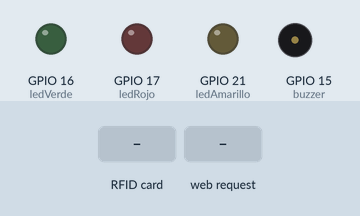
Bench run of a sketch on a simulated ESP32. On the bench: output pins drawn as LEDs (lit = HIGH), buzzer (waves = sounding). The inputs (shaded band) are chosen by the test bench. WiFi joins after 1.5 s; servers stay silent unless stated; uploads are accepted with an empty reply; random numbers use the default seed unless the sketch sets one; what the sketch prints to the serial monitor is not drawn.

Above: at 2.8 s.
2.9 s: RFID card A1 B2 C3 D4 held to the reader
At 3.18 s:
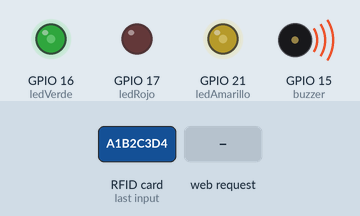
At 5.68 s:
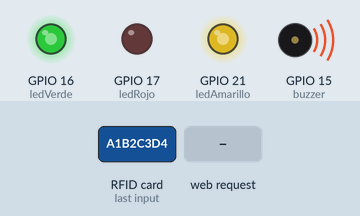
5.9 s: HTTP request GET /modo?m=1 received
At 6.4 s:
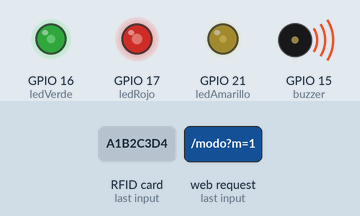
8.9 s: RFID card 55 66 77 88 held to the reader
10.6 s: HTTP request GET /modo?m=0 received
At 10.9 s:
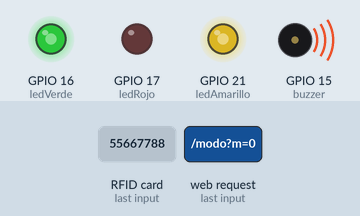
13.6 s: RFID card 49 0A A9 00 held to the reader
16.6 s: HTTP request GET /vol?v=1 received
Timing chart, 0 to 24.1 s (numbered marks = the images above; inputs shaded):
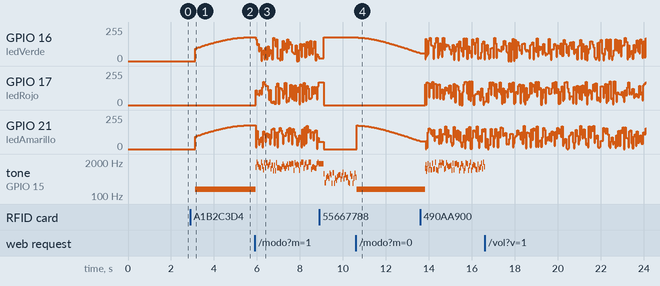

Measured:
- after the input at 2.9 s, GPIO 16 (ledVerde), GPIO 21 (ledAmarillo): rises from 0/255 to 178/255 in 2.4 s, then falls to 177/255 in 0.41 s; tone on GPIO 15 (buzzer): silent → 180 Hz after 0.22 s
- after the input at 5.9 s, tone on GPIO 15 (buzzer): plays 1258 Hz for 0.05 s, 1978 Hz for 0.05 s, 1665 Hz for 0.05 s, 1303 Hz for 0.05 s, 1212 Hz for 0.05 s, 1957 Hz for 0.05 s … (59 notes in this stretch), starting at once
- after the input at 10.6 s, GPIO 16 (ledVerde): moves from 179/255 to 60/255 over 2.9 s, starting after 0.05 s
- after the input at 13.6 s, tone on GPIO 15 (buzzer): plays 1145 Hz for 0.03 s, 1556 Hz for 0.03 s, 904 Hz for 0.03 s, 1112 Hz for 0.04 s, 1681 Hz for 0.05 s, 999 Hz for 0.05 s … (57 notes in this stretch), starting after 0.22 s

The sketch:

RDF1.ino
```cpp
#include <math.h>
#include <WiFi.h>
#include <WebServer.h>
#include <SPI.h>
#include <MFRC522.h>
#include <HTTPClient.h>
#include <Arduino.h>

// ===== WIFI =====
const char* ssid = "WIFI";
const char* password = "PASSWORD";

// ===== GOOGLE SHEETS =====
String url = "url googlesheets";

// ===== RFID =====
#define SS_PIN 5
#define RST_PIN 4
MFRC522 rfid(SS_PIN, RST_PIN);

// ===== SERVER =====
WebServer server(80);

// ===== PINES =====
const int ledRojo = 17;
const int ledAmarillo = 21;
const int ledVerde = 16;
const int buzzer = 15;

// ===== PWM =====
const int freqLED = 5000;
const int resLED = 8;
const int freqBuzz = 2000;
const int resBuzz = 8;

// ===== VARIABLES =====
int modoActivo = -1;
String uidActivo = "";
String ultimoUID = "Ninguno";

uint8_t brillo = 180;
uint8_t volumen = 180;

unsigned long tTick = 0;
unsigned long tFx = 0;
unsigned long ultimoScan = 0;

// ===== UID TARJETAS =====
byte tarjetaSueno[] = {0xA1,0xB2,0xC3,0xD4};
byte tarjetaFiesta[] = {0x49,0x0A,0xA9,0x00};
byte tarjetaNaturaleza[] = {0x55,0x66,0x77,0x88};
byte tarjetaAlarma[] = {0xE2,0xFA,0x17,0x05};

// ===== SETUP =====
void setup() {
  Serial.begin(115200);

  WiFi.begin(ssid, password);
  while (WiFi.status() != WL_CONNECTED) delay(400);

  Serial.println("IP:");
  Serial.println(WiFi.localIP());

  SPI.begin();
  rfid.PCD_Init();

  ledcAttach(ledRojo, freqLED, resLED);
  ledcAttach(ledAmarillo, freqLED, resLED);
  ledcAttach(ledVerde, freqLED, resLED);
  ledcAttach(buzzer, freqBuzz, resBuzz);

  server.on("/", paginaWeb);

  server.on("/modo", [](){
    if (server.hasArg("m")) {
      modoActivo = server.arg("m").toInt();
      uidActivo = "WEB";
    }
    server.send(200, "text/plain", "ok");
  });

  server.on("/vol", [](){
    if (server.hasArg("v")) volumen = constrain(server.arg("v").toInt(),0,255);
    server.send(200, "text/plain", "ok");
  });

  server.on("/brillo", [](){
    if (server.hasArg("b")) brillo = constrain(server.arg("b").toInt(),0,255);
    server.send(200, "text/plain", "ok");
  });

  server.begin();
}

// ===== LOOP =====
void loop() {
  server.handleClient();
  ejecutarModo();
  leerRFID();
}

// ===== RFID =====
void leerRFID() {

  if (millis() - ultimoScan < 300) return;

  if (rfid.PICC_IsNewCardPresent() && rfid.PICC_ReadCardSerial()) {

    ultimoScan = millis();

    String uidStr = "";
    for (byte i = 0; i < rfid.uid.size; i++) {
      uidStr += String(rfid.uid.uidByte[i], HEX);
    }

    ultimoUID = uidStr;

    procesarTarjeta(uidStr, rfid.uid.uidByte);

    rfid.PICC_HaltA();
  }
}

// ===== TOGGLE =====
void procesarTarjeta(String uidStr, byte *uidBytes) {

  int modoDetectado = -1;

  if (compararUID(uidBytes, tarjetaSueno)) modoDetectado = 0;
  else if (compararUID(uidBytes, tarjetaFiesta)) modoDetectado = 1;
  else if (compararUID(uidBytes, tarjetaNaturaleza)) modoDetectado = 2;
  else if (compararUID(uidBytes, tarjetaAlarma)) modoDetectado = 3;

  if (modoDetectado == -1) return;

  if (modoActivo == modoDetectado && uidActivo == uidStr) {

    enviarDatos(uidStr, String(modoDetectado), "Apagado");

    modoActivo = -1;
    uidActivo = "";

  } else {

    modoActivo = modoDetectado;
    uidActivo = uidStr;

    enviarDatos(uidStr, String(modoActivo), "Encendido");
  }
}

// ===== MODOS =====
void ejecutarModo() {

  if (millis() - tTick < 30) return;
  tTick = millis();

  if (modoActivo == -1) {
    ledcWrite(ledRojo, 0);
    ledcWrite(ledAmarillo, 0);
    ledcWrite(ledVerde, 0);
    ledcWrite(buzzer, 0);
    return;
  }

  auto setLEDs = [&](uint8_t r, uint8_t a, uint8_t v){
    ledcWrite(ledRojo, (r * brillo) / 255);
    ledcWrite(ledAmarillo, (a * brillo) / 255);
    ledcWrite(ledVerde, (v * brillo) / 255);
  };

  switch (modoActivo) {

    case 0: {
      static float fase = 0;
      fase += 0.03;
      if (fase > 6.28) fase = 0;

      uint8_t wave = (sin(fase)*0.5 + 0.5)*255;
      setLEDs(0, wave, wave);

      ledcWriteTone(buzzer, 180);
      ledcWrite(buzzer, volumen/3);
      break;
    }

    case 1:
      setLEDs(random(0,255), random(0,255), random(0,255));
      ledcWriteTone(buzzer, random(900,2000));
      ledcWrite(buzzer, volumen);
      break;

    case 2:
      setLEDs(0,0,255);
      if (millis() - tFx > 40) {
        tFx = millis();
        ledcWriteTone(buzzer, random(300,800));
        ledcWrite(buzzer, volumen/2);
      }
      break;

    case 3: {
      static bool estado = false;
      if (millis() - tFx > 120) {
        tFx = millis();
        estado = !estado;
      }

      setLEDs(estado ? 255 : 0, 0, 0);

      if (estado) {
        ledcWriteTone(buzzer, 2000);
        ledcWrite(buzzer, volumen);
      } else {
        ledcWrite(buzzer, 0);
      }
      break;
    }
  }
}

// ===== WEB =====
void paginaWeb() {

  String nombreModo;
  if (modoActivo == -1) nombreModo = "Apagado";
  else if (modoActivo == 0) nombreModo = "Sueno";
  else if (modoActivo == 1) nombreModo = "Fiesta";
  else if (modoActivo == 2) nombreModo = "Naturaleza";
  else nombreModo = "Alarma";

  String html = R"rawliteral(
<!DOCTYPE html>
<html>
<head>
<meta name="viewport" content="width=device-width, initial-scale=1">

<style>
body{
  margin:0;
  font-family:Arial;
  background:#0b1220;
  color:white;
  text-align:center;
}
.container{
  max-width:420px;
  margin:auto;
  padding:20px;
}
.card{
  background:#121a2e;
  border-radius:18px;
  padding:20px;
  box-shadow:0 10px 25px rgba(0,0,0,0.4);
}
.status{
  color:#9aa4b2;
  font-size:14px;
  margin-bottom:15px;
}
.grid{
  display:grid;
  grid-template-columns:1fr 1fr;
  gap:12px;
}
button{
  border:none;
  border-radius:14px;
  padding:18px;
  color:white;
}
.sueno{background:#22c55e;}
.fiesta{background:#ec4899;}
.naturaleza{background:#16a34a;}
.alarma{background:#ef4444;}
</style>
</head>
<body>

<div class="container">
<div class="card">

<h1>Habitacion Inteligente</h1>

<div class="status">
Modo: )rawliteral" + nombreModo + R"rawliteral(<br>
UID: )rawliteral" + ultimoUID + R"rawliteral(
</div>

<div class="grid">
<button class="sueno" onclick="setModo(0)"> Sueno</button>
<button class="fiesta" onclick="setModo(1)"> Fiesta</button>
<button class="naturaleza" onclick="setModo(2)"> Naturaleza</button>
<button class="alarma" onclick="setModo(3)"> Alarma</button>
</div>

<br>
Volumen
<input type="range" min="0" max="255" value=")rawliteral" + String(volumen) + R"rawliteral(" oninput="setVol(this.value)">

<br><br>
Brillo
<input type="range" min="0" max="255" value=")rawliteral" + String(brillo) + R"rawliteral(" oninput="setBri(this.value)">

</div>
</div>

<script>
function setModo(m){ fetch('/modo?m='+m); }
function setVol(v){ fetch('/vol?v='+v); }
function setBri(b){ fetch('/brillo?b='+b); }
</script>

</body>
</html>
)rawliteral";

  server.send(200, "text/html", html);
}

// ===== GOOGLE =====
void enviarDatos(String uid, String modo, String estado) {
  if (WiFi.status() == WL_CONNECTED) {
    HTTPClient http;
    String fullUrl = url + "?uid=" + uid + "&modo=" + modo + "&estado=" + estado;
    http.begin(fullUrl);
    http.GET();
    http.end();
  }
}

// ===== UID =====
bool compararUID(byte *uid1, byte *uid2) {
  for (byte i = 0; i < 4; i++) {
    if (uid1[i] != uid2[i]) return false;
  }
  return true;
}
```
